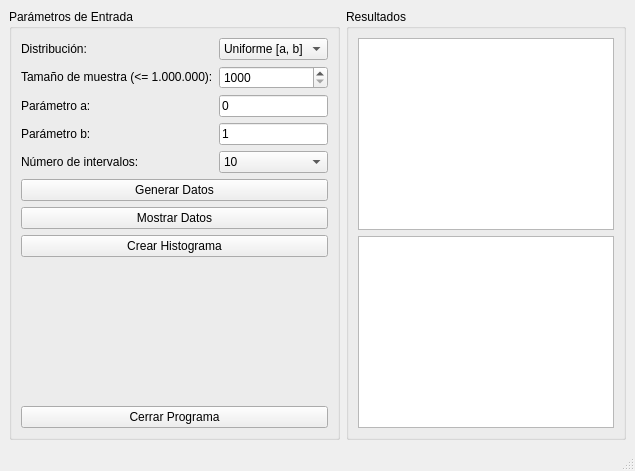
<?xml version="1.0" encoding="UTF-8"?>
<ui version="4.0">
 <class>main</class>
 <widget class="QMainWindow" name="main">
  <property name="windowTitle">
   <string>Generador de Variables Aleatorias</string>
  </property>
  <widget class="QWidget" name="centralwidget">
   <layout class="QHBoxLayout" name="horizontalLayout">
    <!-- Panel izquierdo: Parámetros de Entrada -->
    <item>
     <widget class="QGroupBox" name="left_panel">
      <property name="title">
       <string>Parámetros de Entrada</string>
      </property>
      <layout class="QVBoxLayout" name="verticalLayout_left">
       <!-- Formulario con los parámetros -->
       <item>
        <layout class="QFormLayout" name="formLayout">
         <item row="0" column="0">
          <widget class="QLabel" name="dist_label">
           <property name="text">
            <string>Distribución:</string>
           </property>
          </widget>
         </item>
         <item row="0" column="1">
          <widget class="QComboBox" name="dist_combo">
           <item>
            <property name="text">
             <string>Uniforme [a, b]</string>
            </property>
           </item>
           <item>
            <property name="text">
             <string>Normal</string>
            </property>
           </item>
           <item>
            <property name="text">
             <string>Exponencial</string>
            </property>
           </item>
          </widget>
         </item>
         <item row="1" column="0">
          <widget class="QLabel" name="size_label">
           <property name="text">
            <string>Tamaño de muestra (&lt;= 1.000.000):</string>
           </property>
          </widget>
         </item>
         <item row="1" column="1">
          <widget class="QSpinBox" name="size_input">
           <property name="minimum">
            <number>1000</number>
           </property>
           <property name="maximum">
            <number>1000000</number>
           </property>
          </widget>
         </item>
         <item row="2" column="0">
          <widget class="QLabel" name="param1_label">
           <property name="text">
            <string>Parámetro a:</string>
           </property>
          </widget>
         </item>
         <item row="2" column="1">
          <widget class="QLineEdit" name="param1_input">
           <property name="text">
            <string>0</string>
           </property>
          </widget>
         </item>
         <item row="3" column="0">
          <widget class="QLabel" name="param2_label">
           <property name="text">
            <string>Parámetro b:</string>
           </property>
          </widget>
         </item>
         <item row="3" column="1">
          <widget class="QLineEdit" name="param2_input">
           <property name="text">
            <string>1</string>
           </property>
          </widget>
         </item>
         <item row="4" column="0">
          <widget class="QLabel" name="bins_label">
           <property name="text">
            <string>Número de intervalos:</string>
           </property>
          </widget>
         </item>
         <item row="4" column="1">
          <widget class="QComboBox" name="bins_combo">
           <item>
            <property name="text">
             <string>10</string>
            </property>
           </item>
           <item>
            <property name="text">
             <string>15</string>
            </property>
           </item>
           <item>
            <property name="text">
             <string>20</string>
            </property>
           </item>
           <item>
            <property name="text">
             <string>30</string>
            </property>
           </item>
          </widget>
         </item>
        </layout>
       </item>
       <!-- Layout para los botones justo debajo del formulario -->
       <item>
        <layout class="QVBoxLayout" name="buttonLayout">
         <item>
          <widget class="QPushButton" name="generate_btn">
           <property name="text">
            <string>Generar Datos</string>
           </property>
          </widget>
         </item>
         <item>
          <widget class="QPushButton" name="show_data_btn">
           <property name="text">
            <string>Mostrar Datos</string>
           </property>
          </widget>
         </item>
         <item>
          <widget class="QPushButton" name="hist_btn">
           <property name="text">
            <string>Crear Histograma</string>
           </property>
          </widget>
         </item>
        </layout>
       </item>
       <!-- Spacer para empujar el botón de cerrar hacia el fondo -->
       <item>
        <spacer name="verticalSpacer">
         <property name="orientation">
          <enum>Qt::Vertical</enum>
         </property>
         <property name="sizeHint" stdset="0">
          <size>
           <width>20</width>
           <height>40</height>
          </size>
         </property>
        </spacer>
       </item>
       <!-- Botón Cerrar Programa -->
       <item>
        <widget class="QPushButton" name="close_btn">
         <property name="text">
          <string>Cerrar Programa</string>
         </property>
        </widget>
       </item>
      </layout>
     </widget>
    </item>
    <!-- Panel derecho: Resultados -->
    <item>
     <widget class="QGroupBox" name="right_panel">
      <property name="title">
       <string>Resultados</string>
      </property>
      <layout class="QVBoxLayout" name="verticalLayout_right">
       <!-- Histograma (QGraphicsView): ocupa el 70% del panel derecho -->
       <item stretch="7">
        <widget class="QGraphicsView" name="right_layout">
         <property name="sizePolicy">
          <sizepolicy hsizetype="Expanding" vsizetype="Expanding">
           <horstretch>0</horstretch>
           <verstretch>0</verstretch>
          </sizepolicy>
         </property>
        </widget>
       </item>
       <!-- Datos (QTextEdit): ocupa el 30% del panel derecho -->
       <item stretch="3">
        <widget class="QTextEdit" name="data_display">
         <property name="sizePolicy">
          <sizepolicy hsizetype="Expanding" vsizetype="Preferred">
           <horstretch>0</horstretch>
           <verstretch>0</verstretch>
          </sizepolicy>
         </property>
        </widget>
       </item>
      </layout>
     </widget>
    </item>
   </layout>
  </widget>
  <widget class="QStatusBar" name="statusbar"/>
 </widget>
 <resources/>
 <connections/>
</ui>
